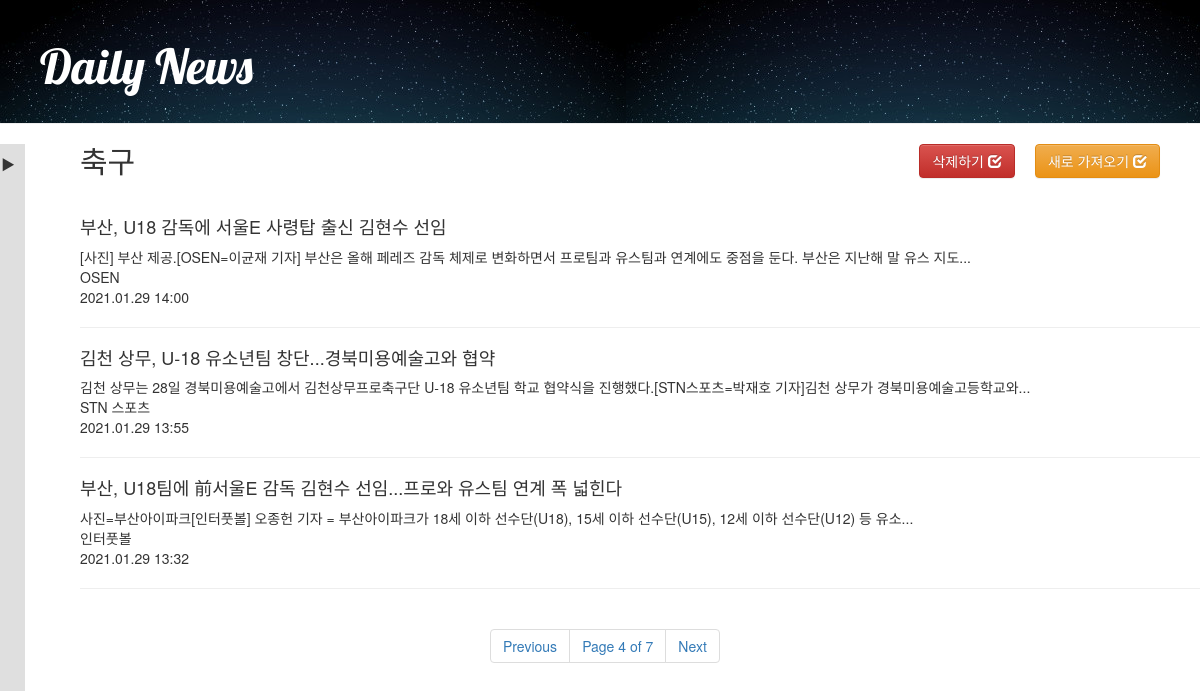
The page /news/kfootball/?page=4 on the database its author committed.
### news/models.py (models this page shows, shortened)
class Letter(models.Model):
    category = models.CharField(max_length=10, default="", null=True)
    topic = models.CharField(max_length=10, default="", null=True)
    title = models.CharField(max_length=100,default="", primary_key=True)
    letter_link = models.URLField(max_length=100)
    published_date = models.CharField(max_length=20, default="", null=True)
    created_date = models.DateTimeField(default=timezone.now)
    preview = models.TextField()
    writer = models.CharField(max_length=20,default="", null=True)

### news/views.py (the view)
# urls.py: path('news/<str:sports>/', views.news_sports, name='news_sports'),
def news_sports(request, sports):
    if request.method == 'POST':
        contents = selenium_parsing(sports)
        UDform = UDForm(request.POST)
        if UDform.is_valid():
            if UDform.cleaned_data['UD'] == 'update':
                for data in contents:
                    print(data[2])
                    form = Letter(
                        category = 'sports',
                        topic= sports,
                        title= data[0],
                        letter_link=data[1],
                        published_date=data[2],
                        preview= data[3],
                        writer=data[4]
                        )
                    form.save()
            elif UDform.cleaned_data['UD'] =='delete':
                Letter.objects.filter(topic=sports).delete()
    else:
        print('GET')
    News = Letter.objects.filter(topic= sports ,created_date__lte = timezone.now()).order_by('created_date')
    paginator = Paginator(News,3)
    page_no = request.GET.get('page')
    try:
        News_p = paginator.page(page_no)
    except PageNotAnInteger:
        News_p = paginator.page(1)
    except EmptyPage:
        News_p = paginator.page(paginator.num_pages)
    return render(request, 'news/news_sports.html',{'message':News_p, 'key':sports})

### news/templates/news/news_sports.html (shortened to what this page needs)
{% extends "news/home.html"%}
{% block content %}
{% load static %}
<link rel="stylesheet" type="text/css" href="{% block stylesheet %}{% static 'news/css/news.css' %}{% endblock %}" />
    <div class = "save">
        <form action="" method="post">
             <button type="submit" name="UD" value="update" class="save btn btn-warning">새로 가져오기
                <span class="glyphicon glyphicon-check"></span>
            </button>
            <button type="submit" name="UD" value="delete"  class="save btn btn-danger">삭제하기
                <span class="glyphicon glyphicon-check"></span>
            </button>
        </form>
    </div>
    <div>
        {% if key == 'kbaseball' %}
            <h2>
                야구
            </h2>
        {% elif key == 'kfootball' %}
            <h2>
                축구
            </h2>
        {% elif key == 'wfootball' %}
            <h2>
                해외축구
            </h2>
        {% endif %}
        <br>
        {% for data in message%}
            <h4>
                <li>
                    <a href="{{data.letter_link}}" target="_blank">{{ data.title }}</a>
                </li>
            </h4>
            <li>{{data.preview}}</li>
            <li>{{data.writer}}</li>
            <li>{{data.published_date}}</li>
            <hr>
        {% endfor %}
    </div>
    <div id="wrap">
    {% include 'news/news_pagination.html' with page=message %}
    </div>
{% endblock %}

### news/static/news/css/news.css (style rules this page uses)
.save { margin-right: 20px; float : right; }
#wrap { width:300px; height:300px; margin:0 auto; }
body, ul, li { padding: 0; margin: 0; list-style: none; }
a { color: inherit; text-decoration: none; }
body { height: 10000px; }

### rows shown on the page
Letter: title "부산, U18 감독에 서울E 사령탑 출신 김현수 선임", preview "[사진] 부산 제공.[OSEN=이균재 기자] 부산은 올해 페레즈 감독 체제로 변화하면서 프로팀과 유스팀과 연계에도 중점을 둔다. 부산은 지난해 말 유스 지도...", writer "OSEN", published_date "2021.01.29 14:00"
Letter: title "김천 상무, U-18 유소년팀 창단...경북미용예술고와 협약", preview "김천 상무는 28일 경북미용예술고에서 김천상무프로축구단 U-18 유소년팀 학교 협약식을 진행했다.[STN스포츠=박재호 기자]김천 상무가 경북미용예술고등학교와...", writer "STN 스포츠", published_date "2021.01.29 13:55"
Letter: title "부산, U18팀에 前서울E 감독 김현수 선임...프로와 유스팀 연계 폭 넓힌다", preview "사진=부산아이파크[인터풋볼] 오종헌 기자 = 부산아이파크가 18세 이하 선수단(U18), 15세 이하 선수단(U15), 12세 이하 선수단(U12) 등 유소...", writer "인터풋볼", published_date "2021.01.29 13:32"

### other values the page prints
{{ page.number }} "4"
{{ page.paginator.num_pages }} "7"
